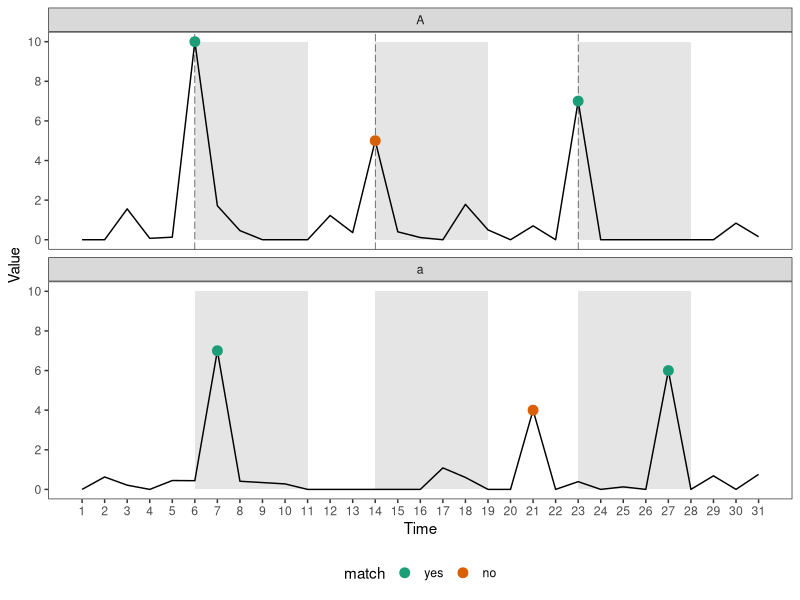
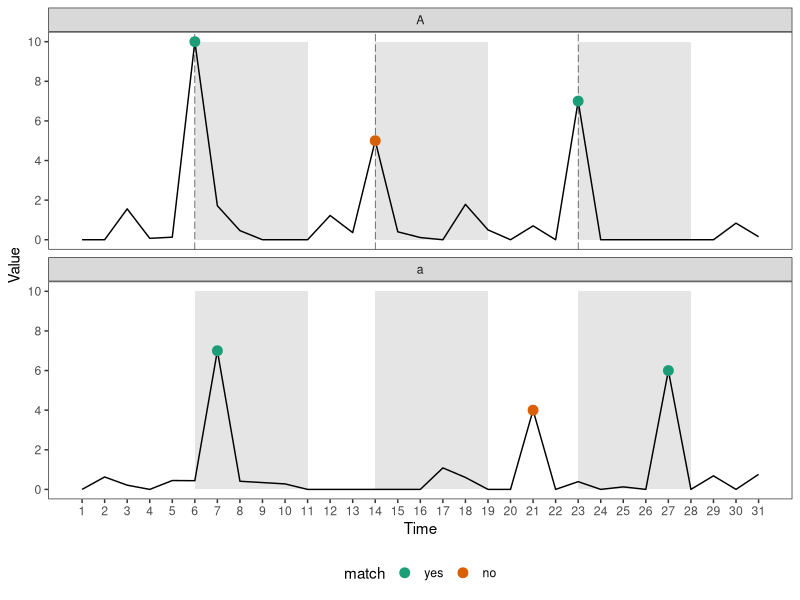

R code for these plots, in order:
library(tidyverse)
set.seed(123)
dt <- tibble(
  id = factor(c(rep("A", 31), rep("a", 31)), levels = c("A", "a")),
  date = rep(1:31, 2),
  val = c(
    c(rnorm(5), 10, rnorm(7), 5, rnorm(8), 7, rnorm(8)),
    c(
      rnorm(6, sd = 0.5), 7, rnorm(7, sd = 0.5), rnorm(6, sd = 0.5),
      4, rnorm(5, sd = 0.5), 6, rnorm(4, sd = 0.5)
    )
  )
) |> mutate(val = ifelse(val < 0, 0, val))

circle <- tibble(
  x = c(6, 14, 23, 7, 21, 27),
  y = c(10, 5, 7, 7, 4, 6),
  id = factor(c(rep("A", 3), rep("a", 3)), levels = c("A", "a")),
  xend = x + 5,
  match = factor(c("yes", "no", rep("yes", 2), "no", "yes"), levels = c("yes", "no"))
) 

errorbar <- bind_rows(
  circle |> filter(id == "A"),
  circle |> filter(id == "A") |> mutate(id = "a")
) |>
  mutate(id = factor(id, c("A", "a")))

ggplot() +
  geom_rect(data = errorbar, aes(xmin = x, xmax = xend, ymin = 0, ymax = 10), fill = "grey90") +
  geom_line(data = dt, aes(x = date, y = val, group = id), color = "black") +
  geom_vline(data = circle |> filter(id == "A"), 
             aes(xintercept = x), linetype = "longdash", color = "grey10", lwd = 0.2) +
  geom_point(data = circle, aes(x = x, y = y, color = match), size = 3) +
  facet_wrap(vars(id), nrow = 2) +
  scale_y_continuous(breaks = seq(0, 10, 2)) +
  scale_x_continuous(breaks = seq(1, 31, 1)) +
  scale_color_brewer(palette = "Dark2") + 
  theme_bw() +
  theme(panel.grid = element_blank(),
        legend.position = "bottom") +
  labs(x = "Time", y = "Value")

ggsave(filename = "figures/illu-matching.png", width = 10, height = 5)
